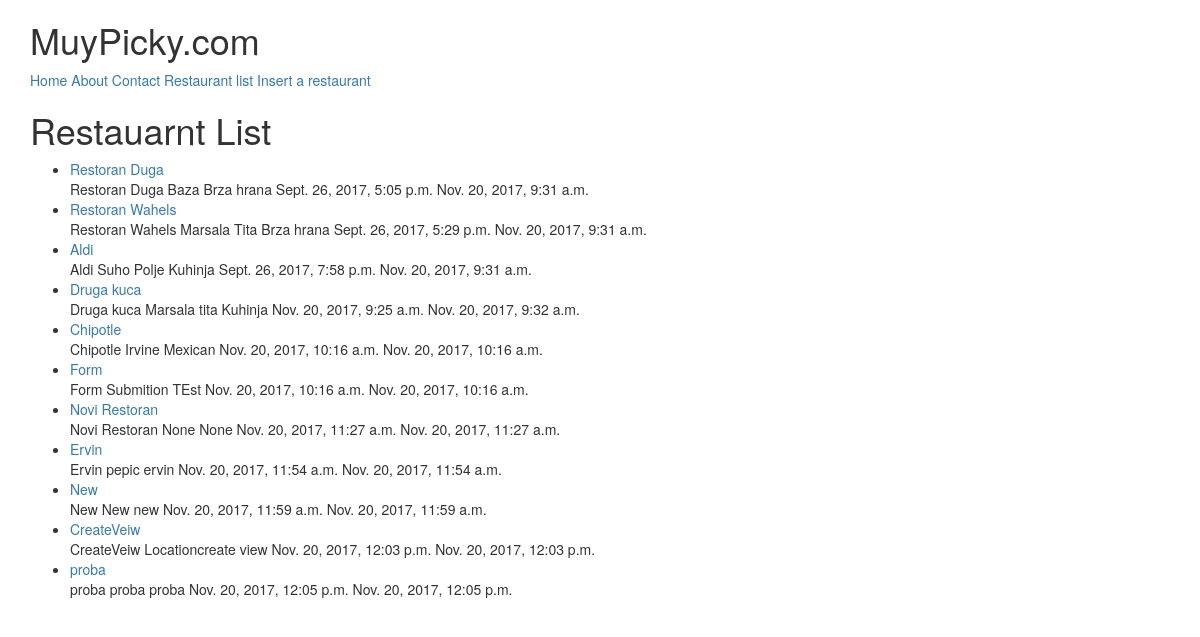
/restaurants/, run on an earlier commit of the app's database.
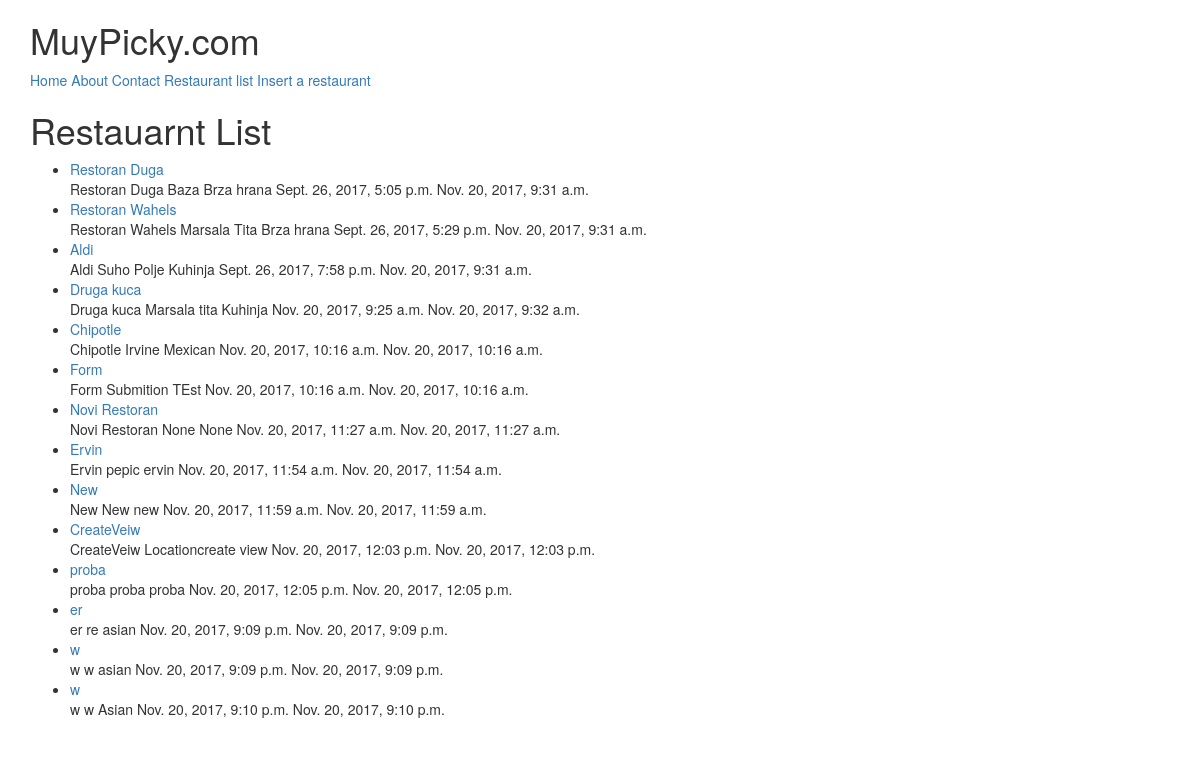
And on a later commit of the database.
### restaurants/models.py (models this page shows, shortened)
class RestaurantLocation(models.Model):
	owner 			= models.ForeignKey(User)
	name 			= models.CharField(max_length=120)
	location 		= models.CharField(max_length=120, null=True, blank=True)
	category 		= models.CharField(max_length=120, null=True, blank=True, validators=[validate_category])
	timestamp 		= models.DateTimeField(auto_now_add=True)
	updated 		= models.DateTimeField(auto_now=True)
	slug 			= models.SlugField(null=True, blank=True)
	def __str__(self):
		return self.name
	def get_absolute_url(self):
		return reverse('restaurants:detail', kwargs={'slug': self.slug})

### restaurants/views.py (the view)
class RestaurantListView(ListView):
	def get_queryset(self):
		slug = self.kwargs.get("slug")
		if slug:
			queryset = RestaurantLocation.objects.filter(
				Q(category__iexact=slug) |
				Q(category__icontains=slug)
				)
		else:
			queryset = RestaurantLocation.objects.all()
		return queryset

### restaurants/templates/restaurants/restaurantlocation_list.html (shortened to what this page needs)
{% extends "base.html" %}
{% block content %}
<h1>Restauarnt List</h1>
<ul>
	{% for obj in object_list %}
	<li>
		<a href='{{ obj.get_absolute_url }}'>{{ obj }}</a><br>
		{{ obj.name }} {{ obj.location }} {{ obj.category }} {{ obj.timestamp }} {{ obj.updated }}
	</li>
	{% endfor %}
</ul>
{% endblock %}

### templates/base.html (shortened to what this page needs)
<!DOCTYPE html>
<html lang=en>
<head>
	{% include 'snippets/css.html' %}
</head>
<body>
	{% include 'snippets/nav.html' %}
<div class="container">
	{% block content %}{% endblock content %}
</div>
</body>
</html>

### templates/snippets/nav.html
<div class="container">
	<h1>MuyPicky.com</h1>
	<a href='{% url "home" %}'>Home</a>
	<a href='{% url "about" %}'>About</a>
	<a href='{% url "contact" %}'>Contact</a>
	<a href='{% url "restaurants:list" %}'>Restaurant list</a>
	<a href='{% url "restaurants:create" %}'>Insert a restaurant</a>
</div>

What changed in the data, as far as the page shows it:
added RestaurantLocation: name "er", location "re", category "asian", timestamp "Nov. 20, 2017, 9:09 p.m.", updated "Nov. 20, 2017, 9:09 p.m."
added RestaurantLocation: name "w", location "w", category "asian", timestamp "Nov. 20, 2017, 9:09 p.m.", updated "Nov. 20, 2017, 9:09 p.m."
added RestaurantLocation: name "w", location "w", category "Asian", timestamp "Nov. 20, 2017, 9:10 p.m.", updated "Nov. 20, 2017, 9:10 p.m."
